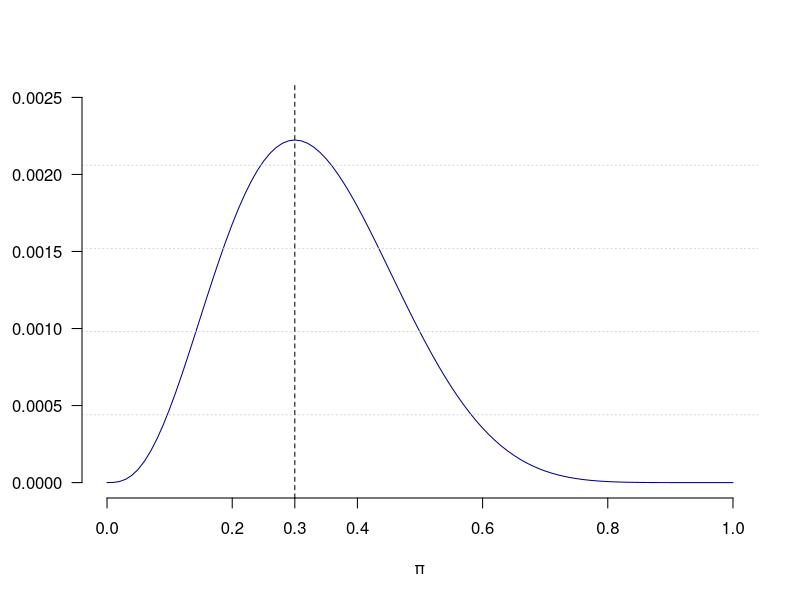
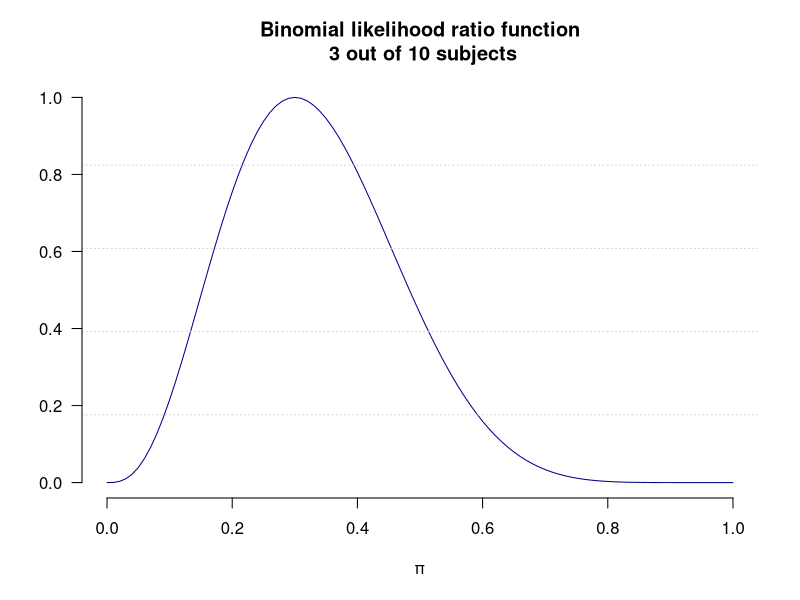
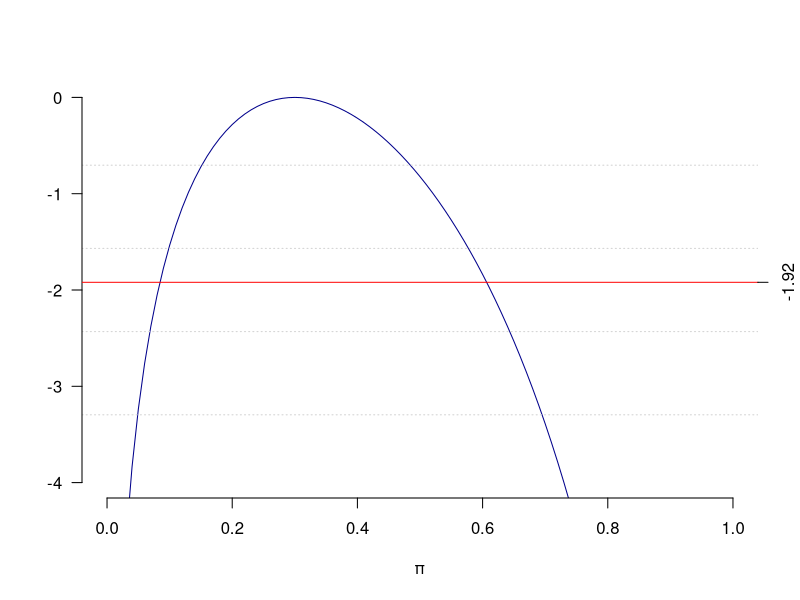
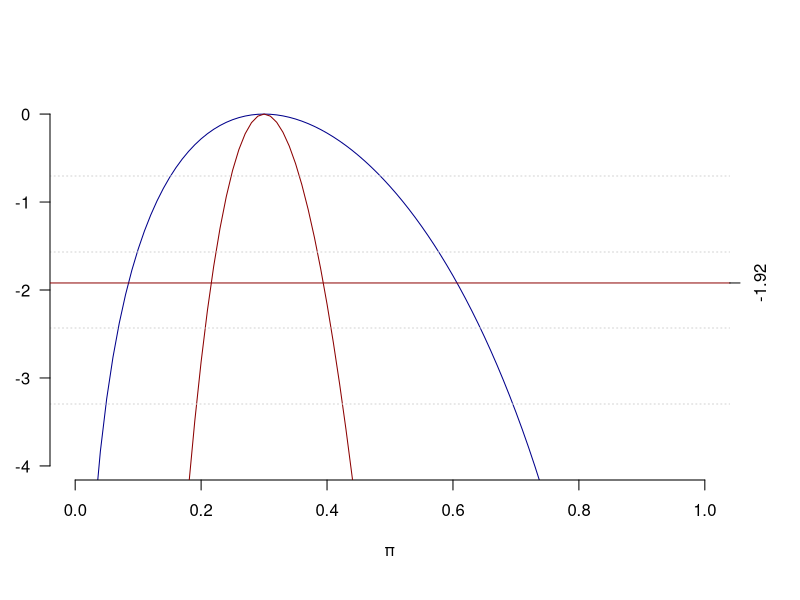
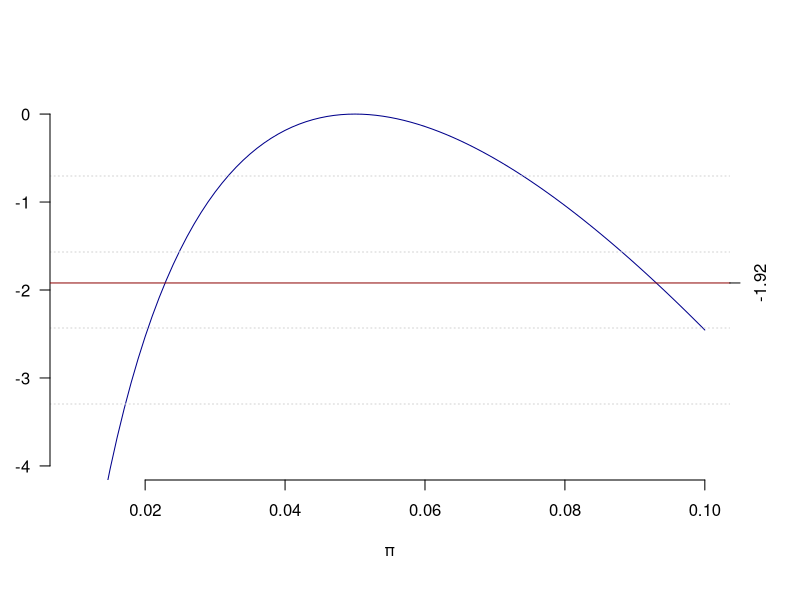

These charts were generated, in order, by the following R code: (Note: this script raises an error after producing the figures.)
## ---- chunk 1
pi <- seq(0, 1, by=0.01)

L <- (pi^3)*((1-pi)^7)
plot(pi, L, type = "l", ylim = c(0, 0.0025),yaxt="n", col="darkblue",
     frame.plot = FALSE, ylab = "", xlab = "\U03C0")
grid(NA, 5, lwd = 1)
abline(v=0.3, lty=2)
axis(1, at=0.3, las=0)
axis(2, at=seq(0,0.0025,0.0005), las=2)
#title(main = "Binomial likelihood function\n 3 out of 10 subjects")
## ---- chunk 2
LR <- L/max(L) ; head(LR)
plot(pi, LR, type = "l", ylim = c(0, 1),yaxt="n", col="darkblue",
     frame.plot = FALSE, ylab = "", xlab = "\U03C0")
grid(NA, 5, lwd = 1)
axis(2, at=seq(0,1,0.2), las=2)
title(main = "Binomial likelihood ratio function\n 3 out of 10 subjects")
## ---- chunk 3
logLR <- log(L/max(L))
plot(pi, logLR, type = "l", ylim = c(-4, 0),yaxt="n", col="darkblue",
     frame.plot = FALSE, ylab = "", xlab = "\U03C0")
grid(NA, 5, lwd = 1)
axis(2, at=seq(-4,0,1), las=2)
#title(main = "Binomial log-likelihood ratio function\n 3 out of 10 subjects")
abline(h=-1.92, lty=1, col="red")
axis(4, at=-1.92, las=0)
## ---- chunk 4
par(mai = c(1.2, 0.5, 1, 0.7))
logLR_30 <- log((pi^30)*((1-pi)^70)/max((pi^30)*((1-pi)^70)))
plot(pi, logLR, type = "l", ylim = c(-4, 0),yaxt="n", col="darkblue",
     frame.plot = FALSE, ylab = "", xlab = "\U03C0")
lines(pi, logLR_30, col="darkred")
grid(NA, 5, lwd = 1)
axis(2, at=seq(-4,0,1), las=2)
#title(main = "Binomial log-likelihood ratio function\n 3 out of 10 and 30 out of 100 subjects")
abline(h=-1.92, lty=1, col="darkred")
axis(4, at=-1.92, las=0)
legend(x=0.1, y= -5.8 ,xpd = TRUE,  legend=c("logLR","LogLR_30"), bty = "n",
       col=c("black","darkred"), lty=c(1,1), horiz = TRUE) #the legend is below the graph
## ---- chunk 5
lambda <- seq(0.01, 0.10, by=0.001)
LogLR <- 8*log(lambda)-lambda*160-max(8*log(lambda)-lambda*160)
plot(lambda, LogLR, type = "l", ylim = c(-4, 0),yaxt="n", col="darkblue",
     frame.plot = FALSE, ylab = "", xlab = "\U03C0")
grid(NA, 5, lwd = 1)
axis(2, at=seq(-4,0,1), las=2)
#title(main = "Poisson log-likelihood ratio function\n 8 events in 160 person-years")
abline(h=-1.92, lty=1, col="darkred")
axis(4, at=-1.92, las=0)
## ---- chunk 6
kable(data.frame(lambda, LogLR), "html") %>%
  kable_styling("striped", full_width = F, position = "center") %>%
  row_spec(c(13,14,84,85), bold = T, color = "white", background = "#D7261E")
